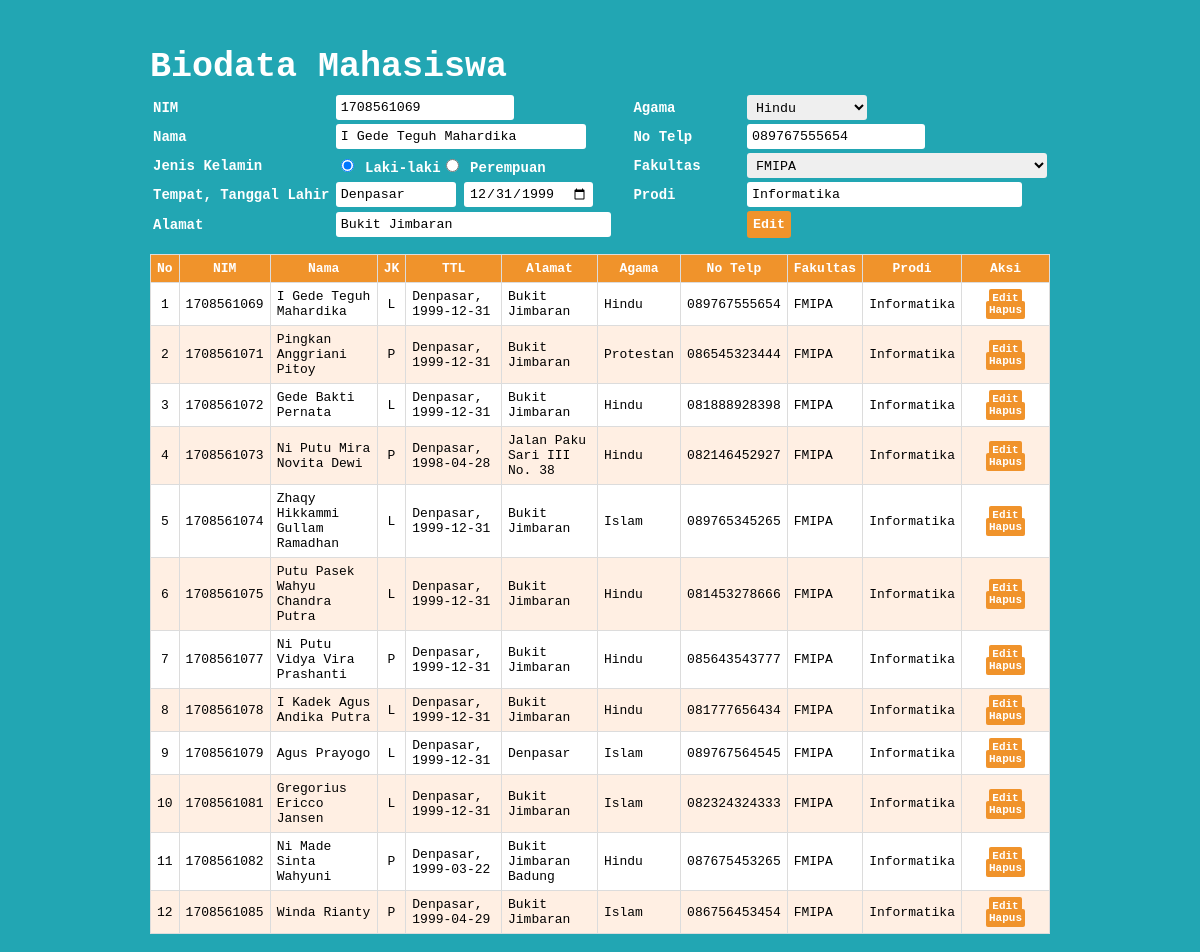
/edit_form.php?id=1708561069, run on the app's committed database.
### tables this page shows
CREATE TABLE `mahasiswa` (
  `nim` varchar(10) NOT NULL,
  `nama` varchar(50) DEFAULT NULL,
  `jk` enum('P','L') DEFAULT NULL,
  `tmp_lahir` varchar(30) DEFAULT NULL,
  `tgl_lahir` date DEFAULT NULL,
  `alamat` varchar(100) DEFAULT NULL,
  `agama` enum('Islam','Protestan','Katolik','Hindu','Buddha','Kong Hu Cu') DEFAULT NULL,
  `no_telp` varchar(15) DEFAULT NULL,
  `fakultas` enum('FIB','FK','FH','FT','FP','FEB','FAPET','FMIPA','FKH','FTP','FPAR','FISIP','FKP') DEFAULT NULL,
  `prodi` varchar(50) DEFAULT NULL
);

### edit_form.php (the view, shortened to what this page needs)
<?php
    include "koneksi.php";
    $get_nim = $_GET['id'];
    $query = mysqli_query($koneksi, "SELECT * FROM mahasiswa WHERE nim='$get_nim'")or die(mysql_error());
    $row = mysqli_fetch_array($query);
    $nim        = $row['nim'];
    $nama       = $row['nama'];
    $jk         = $row['jk'];
    $tmp_lahir  = $row['tmp_lahir'];
    $tgl_lahir  = $row['tgl_lahir'];
    $alamat     = $row['alamat'];
    $agama      = $row['agama'];
    $no_telp    = $row['no_telp'];
    $fakultas   = $row['fakultas'];
    $prodi      = $row['prodi'];
?>
<html>
    <head>
        <link type="text/css" rel="stylesheet" href="css/style.css">
    </head>
    <body>
        <div class="container">
            <h2>Biodata Mahasiswa</h2>
            <form method="post" action="edit.php">
            <table width=100% class="label">
                <tr>
                    <td width="180px">NIM</td>
                    <td width="280px"><input type="number" class="input-form" name="nim" value="<?php echo $nim; ?>" readonly></td>
                    <td width="10px"></td>
                    <td width="110px">Agama</td>
                    <td>
                        <select name="agama" class="input-form" style="width:120px;">
                            <option value="<?php echo $agama; ?>"><?php echo $agama; ?></option>
                        </select>
                    </td>
                </tr>
                <tr>
                    <td>Nama</td>
                    <td><input type="text" class="input-form" name="nama" style="width:250px" value="<?php echo $nama; ?>"></td>
                    <td></td>
                    <td>No Telp</td>
                    <td><input type="number" class="input-form" name="no_telp" value="<?php echo $no_telp; ?>"></td>
                </tr>
                <tr>
                    <td>Jenis Kelamin</td>
                    <td>
                    <?php
                        if($jk=="L"){
                            echo "<input type='radio' value='L' name='jk' checked> Laki-laki";
                            echo "<input type='radio' value='P' name='jk'> Perempuan";
                        }
                        else{
                            echo "<input type='radio' value='L' name='jk'> Laki-laki";
                            echo "<input type='radio' value='P' name='jk' checked> Perempuan";
                        }
                    ?>
                    </td>
                    <td></td>
                    <td>Fakultas</td>
                    <td>
                        <select name="fakultas" class="input-form" style="width:300px;">
                            <option value="<?php echo $fakultas; ?>"><?php echo $fakultas; ?></option>
                        </select>
                    </td>
                </tr>
                <tr>
                    <td>Tempat, Tanggal Lahir</td>
                    <td>
                        <input type="text" class="input-form" name="tmp_lahir" style="width:120px" value="<?php echo $tmp_lahir; ?>">
                        <input type="date" class="input-form" name="tgl_lahir" value="<?php echo $tgl_lahir; ?>">
                    </td>
                    <td></td>
                    <td>Prodi</td>
                    <td><input type="text" class="input-form" name="prodi" style="width:275px" value="<?php echo $prodi; ?>"></td>
                </tr>
                <tr>
                    <td>Alamat</td>
                    <td><input type="text" class="input-form" name="alamat" style="width:275px" value="<?php echo $alamat; ?>"></td>
                    <td></td>
                    <td></td>
                    <td>
                        <button type="submit" class="btn-simpan">Edit</button>
                    </td>
                </tr>
            </table>
            </form>
            <table border="1" width="100%" class="tabel">
                <tr>
                    <th>No</th>
                    <th>NIM</th>
                    <th>Nama</th>
                    <th>JK</th>
                    <th>TTL</th>
                    <th>Alamat</th>
                    <th>Agama</th>
                    <th>No Telp</th>
                    <th>Fakultas</th>
                    <th>Prodi</th>
                    <th>Aksi</th>
                </tr>
                <?php
                    include "koneksi.php";
                    $query_mysqli = mysqli_query($koneksi, "SELECT * FROM mahasiswa")or die(mysql_error());
                    $nomor = 1;
                    while($data = mysqli_fetch_array($query_mysqli)){
                ?>
                <tr>
                    <td align="center"><?php echo $nomor++; ?></td>
                    <td><?php echo $data['nim']; ?></td>
                    <td><?php echo $data['nama']; ?></td>
                    <td align="center"><?php echo $data['jk']; ?></td>
                    <td><?php echo $data['tmp_lahir'].", ".$data['tgl_lahir'];; ?></td>
                    <td><?php echo $data['alamat']; ?></td>
                    <td><?php echo $data['agama']; ?></td>
                    <td><?php echo $data['no_telp']; ?></td>
                    <td><?php echo $data['fakultas']; ?></td>
                    <td><?php echo $data['prodi']; ?></td>
                    <td width="75px" align="center">
                        <a class="edit" href="edit_form.php?id=<?php echo $data['nim']; ?>">Edit</a>
                        <a class="hapus" href="hapus.php?id=<?php echo $data['nim']; ?>" onclick="return confirm('Yakin ingin menghapus data?')">Hapus</a>
                    </td>
                </tr>
                <?php } ?>
            </table>
        </div>
    </body>
</html>

### style.css (style rules this page uses)
* { font-family: monospace; }
body { background-color:#22a6b3; }
.container { height: auto; padding: 10px; width: 900px; color: #fff; margin: auto; }
h2 { font-size: 35px; font-weight: bold; margin-bottom: 5px; }
.label { font-size: 14px; font-weight: bold; color: #fff; }
.input-form { height: 25px; padding: 5px; border: none; border-radius: 3px; }
.btn-simpan { padding: 6px; border: none; color: #fff; background-color: #f0932b; border-radius: 3px; font-weight: bold; }
.tabel { border-collapse: collapse; }
.tabel, .tabel th, .tabel td { border: 1px solid gainsboro; padding: 6px; }
.tabel th { background-color:#f0932b; color: #fff; }
.tabel tr:nth-child(odd) { background-color: #FFEFE3 ; }
.tabel tr:nth-child(even) { background-color: #FFF ; }
a { text-decoration: none; color: white; background-color: #f0932b; padding: 3px; border-radius: 2px; font-size: 11px; font-weight: bold; }

### data on the page
mahasiswa: nim "1708561069", agama "Hindu", nama "I Gede Teguh Mahardika", no_telp "089767555654", fakultas "FMIPA", tmp_lahir "Denpasar", tgl_lahir "12/31/1999", prodi "Informatika", alamat "Bukit Jimbaran", jk "L", tgl_lahir "1999-12-31"
mahasiswa: nim "1708561071", nama "Pingkan Anggriani Pitoy", jk "P", tmp_lahir "Denpasar", tgl_lahir "1999-12-31", alamat "Bukit Jimbaran", agama "Protestan", no_telp "086545323444", fakultas "FMIPA", prodi "Informatika"
mahasiswa: nim "1708561072", nama "Gede Bakti Pernata", jk "L", tmp_lahir "Denpasar", tgl_lahir "1999-12-31", alamat "Bukit Jimbaran", agama "Hindu", no_telp "081888928398", fakultas "FMIPA", prodi "Informatika"
mahasiswa: nim "1708561073", nama "Ni Putu Mira Novita Dewi", jk "P", tmp_lahir "Denpasar", tgl_lahir "1998-04-28", alamat "Jalan Paku Sari III No. 38", agama "Hindu", no_telp "082146452927", fakultas "FMIPA", prodi "Informatika"
mahasiswa: nim "1708561074", nama "Zhaqy Hikkammi Gullam Ramadhan", jk "L", tmp_lahir "Denpasar", tgl_lahir "1999-12-31", alamat "Bukit Jimbaran", agama "Islam", no_telp "089765345265", fakultas "FMIPA", prodi "Informatika"
mahasiswa: nim "1708561075", nama "Putu Pasek Wahyu Chandra Putra", jk "L", tmp_lahir "Denpasar", tgl_lahir "1999-12-31", alamat "Bukit Jimbaran", agama "Hindu", no_telp "081453278666", fakultas "FMIPA", prodi "Informatika"
mahasiswa: nim "1708561077", nama "Ni Putu Vidya Vira Prashanti", jk "P", tmp_lahir "Denpasar", tgl_lahir "1999-12-31", alamat "Bukit Jimbaran", agama "Hindu", no_telp "085643543777", fakultas "FMIPA", prodi "Informatika"
mahasiswa: nim "1708561078", nama "I Kadek Agus Andika Putra", jk "L", tmp_lahir "Denpasar", tgl_lahir "1999-12-31", alamat "Bukit Jimbaran", agama "Hindu", no_telp "081777656434", fakultas "FMIPA", prodi "Informatika"
mahasiswa: nim "1708561079", nama "Agus Prayogo", jk "L", tmp_lahir "Denpasar", tgl_lahir "1999-12-31", alamat "Denpasar", agama "Islam", no_telp "089767564545", fakultas "FMIPA", prodi "Informatika"
mahasiswa: nim "1708561081", nama "Gregorius Ericco Jansen", jk "L", tmp_lahir "Denpasar", tgl_lahir "1999-12-31", alamat "Bukit Jimbaran", agama "Islam", no_telp "082324324333", fakultas "FMIPA", prodi "Informatika"
mahasiswa: nim "1708561082", nama "Ni Made Sinta Wahyuni", jk "P", tmp_lahir "Denpasar", tgl_lahir "1999-03-22", alamat "Bukit Jimbaran Badung", agama "Hindu", no_telp "087675453265", fakultas "FMIPA", prodi "Informatika"
mahasiswa: nim "1708561085", nama "Winda Rianty", jk "P", tmp_lahir "Denpasar", tgl_lahir "1999-04-29", alamat "Bukit Jimbaran", agama "Islam", no_telp "086756453454", fakultas "FMIPA", prodi "Informatika"
